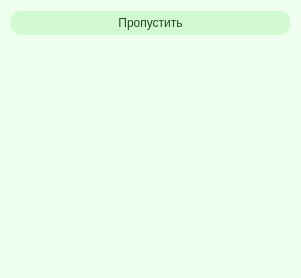
<?xml version="1.0" encoding="UTF-8"?>
<ui version="4.0">
 <class>BreakWindow</class>
 <widget class="QWidget" name="BreakWindow">
  <property name="geometry">
   <rect>
    <x>0</x>
    <y>0</y>
    <width>301</width>
    <height>278</height>
   </rect>
  </property>
  <property name="sizePolicy">
   <sizepolicy hsizetype="Maximum" vsizetype="Maximum">
    <horstretch>0</horstretch>
    <verstretch>0</verstretch>
   </sizepolicy>
  </property>
  <property name="windowTitle">
   <string/>
  </property>
  <property name="styleSheet">
   <string notr="true">font: 16pt &quot;Bahnschrift&quot;;
background-color: rgb(239, 255, 239);</string>
  </property>
  <layout class="QVBoxLayout" name="verticalLayout">
   <item>
    <widget class="QPushButton" name="skip_button">
     <property name="styleSheet">
      <string notr="true">border-radius: 10px;
color: rgb(40, 70, 40);
transition: .2s linear;
background-color: rgb(209, 250, 209);
padding:5px;
padding-left: 10px;
padding-right: 10px;
</string>
     </property>
     <property name="text">
      <string>Пропустить</string>
     </property>
    </widget>
   </item>
   <item>
    <widget class="QLabel" name="label">
     <property name="frameShadow">
      <enum>QFrame::Plain</enum>
     </property>
     <property name="text">
      <string/>
     </property>
     <property name="alignment">
      <set>Qt::AlignCenter</set>
     </property>
    </widget>
   </item>
  </layout>
 </widget>
 <resources/>
 <connections/>
</ui>
